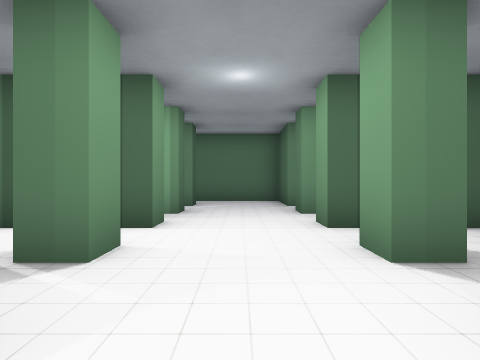
view 1 (above)

18 first-person views from a walk through a Godot game level. The camera is 1.4 m above the floor, looks level and sees 80° across. The floor is counted in squares, 2 m on a side. Each view is taken from the middle of a square. On the plan, view 1 faces up. The plan holds only what a view shows up to about 10 squares ahead; the rest is blank. Some surface patterns are stand-ins.

view 2
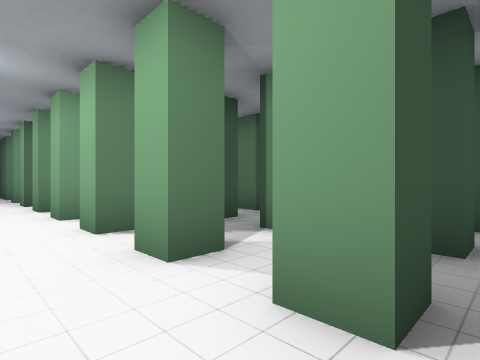

view 3
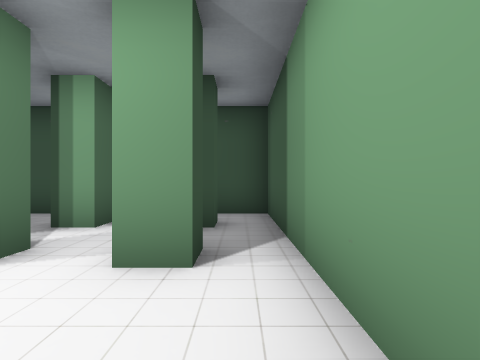

view 4
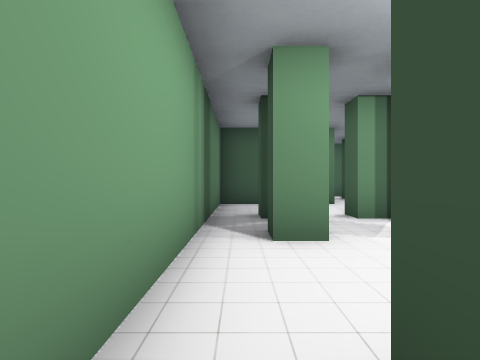

view 5
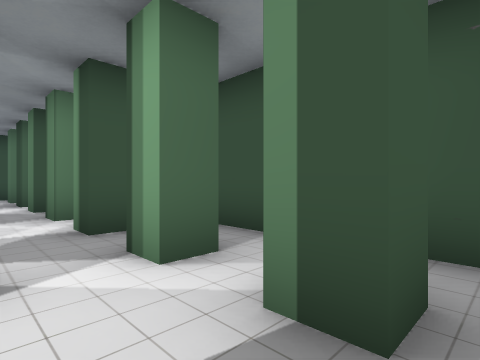

view 6
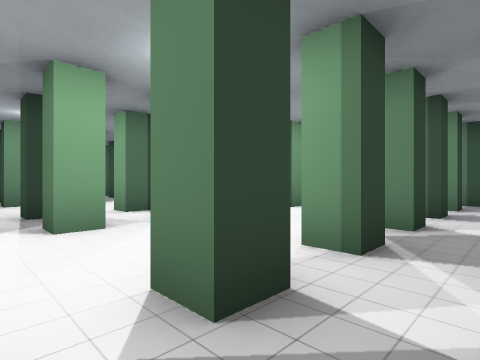

view 7
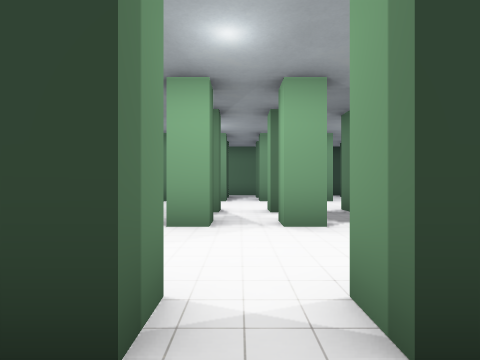

view 8
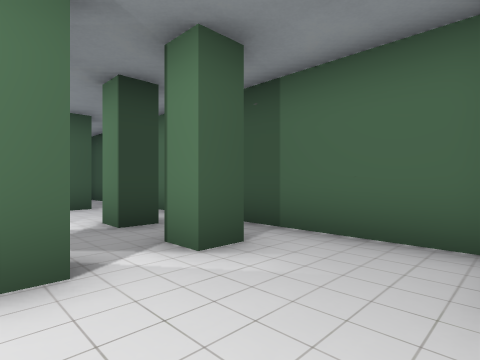

view 9
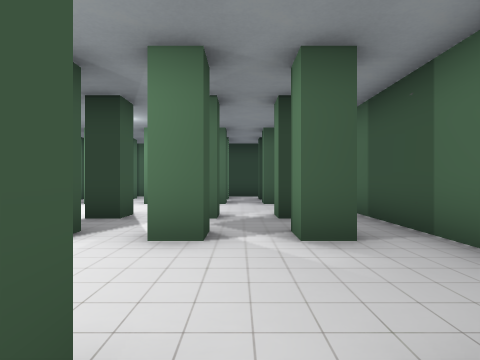

view 10
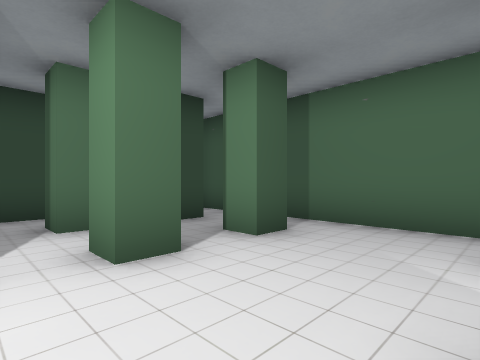

view 11
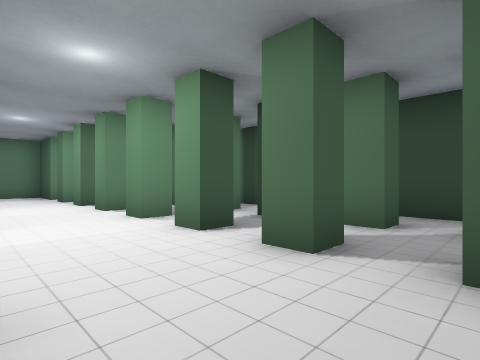

view 12
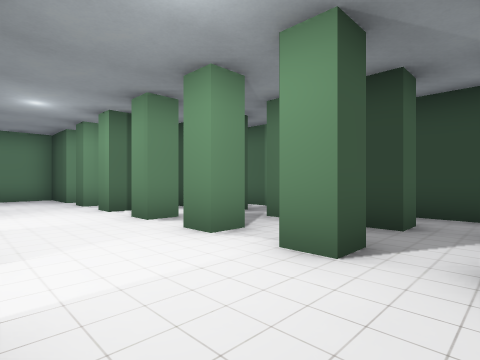

view 13
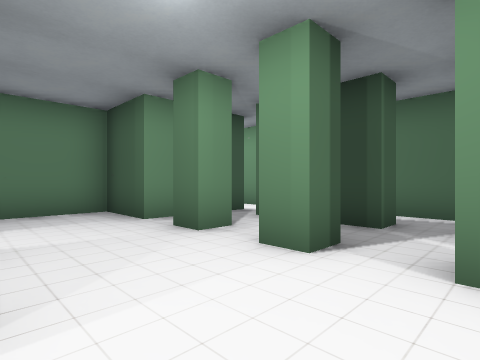

view 14
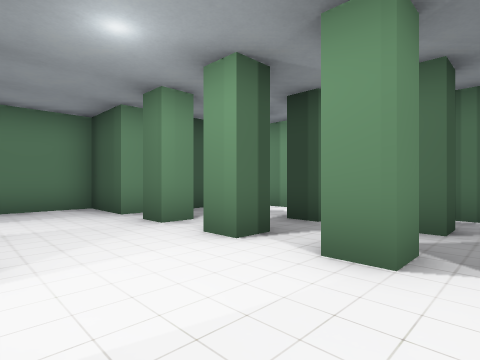

view 15
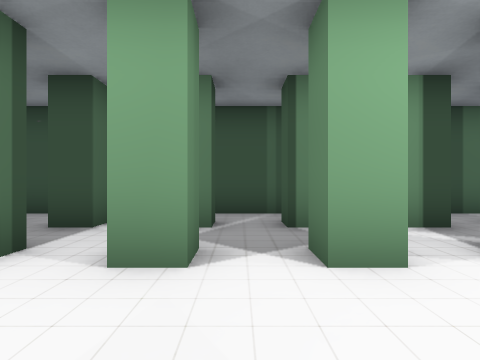

view 16
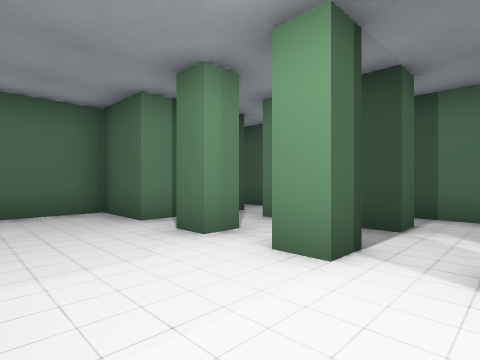

view 17
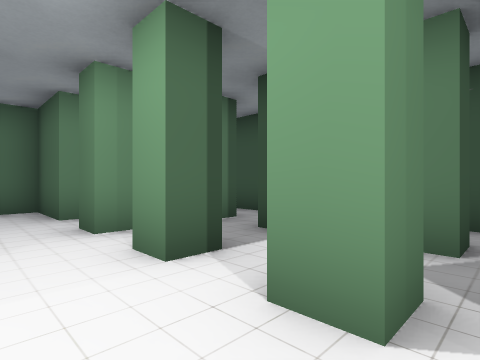

view 18
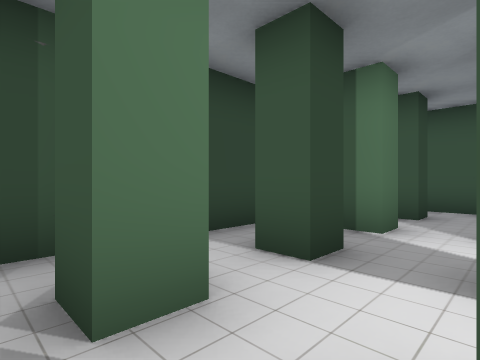

### Floor plan
Points are (right, up) in squares from view 1. A wall is a line through its corners. A room is listed if a view was taken in it or the views show most of it. See-through windows are left out.
Room 1 (views 1, 2, 3, 4, 5, 6, 7, 8, 9, 10, 11, 12, 13, 14, 15, 16, 17, 18)
walls: (-1.3, 3.1) (-1.3, 2.4) (-2, 2.4); (1.3, 1.3) (1.9, 1.3) (1.9, 0.7) (1.3, 0.7) (1.3, 1.3); (-3.9, 4.8) (-3.2, 4.8) (-3.2, 4.1); (1.9, 3.1) (1.9, 2.4) (1.3, 2.4) (1.3, 3.1); (1.3, -0.5) (1.9, -0.5) (1.9, -1.1) (1.3, -1.1) (1.3, -0.5); (-3.2, -2.2) (-3.2, -2.9) (-3.9, -2.9); (-7.1, 1.3) (-6.4, 1.3) (-6.4, 0.6); (-7.1, 3.1) (-6.4, 3.1) (-6.4, 2.4); (-7.1, -0.5) (-6.4, -0.5) (-6.4, -1.1) (-7.1, -1.1); (-3.2, 7.7) (-3.9, 7.7); (3.9, 2.4) (3.2, 2.4) (3.2, 3.1); (-1.3, -3.9) (-1.3, -4.6) (-1.9, -4.6); (1.9, 6.5) (1.9, 5.9) (1.3, 5.9) (1.3, 6.6); (3.9, 4.2) (3.2, 4.2) (3.2, 4.9); (-8.3, 3.1) (-8.3, 2.4) (-9, 2.4); (-1.3, 8.4) (-1.3, 7.7) (-2, 7.7); (-7.1, 6.6) (-6.4, 6.6) (-6.4, 5.9) (-7.1, 5.9); (-9, 4.8) (-8.3, 4.8) (-8.3, 4.2) (-9, 4.2); (3.9, -2.9) (3.2, -2.9) (3.2, -2.1); (2, -4.6) (1.3, -4.6) (1.3, -3.9); (-6.4, 8.4) (-6.4, 7.7) (-7.1, 7.7); (-4.4, 9.5) (-7.2, 9.5); (5, 6) (5, 8.8); (-10.1, 2.8) (-10.1, 1.9); (-10.1, 1) (-10.1, -0.9); (3.9, 7.7) (1.3, 7.7) (1.3, 9.5) (-4.1, 9.5); (3.9, -4.6) (3.2, -4.6) (3.2, -3.9); (-9, -3.8) (-6.4, -3.8) (-6.4, -5.6) (5, -5.6) (5, 4.5); (-10.1, -2.4) (-10.1, -3); (-7.6, 9.5) (-8.6, 9.5); (-10.1, 7.2) (-10.1, 4.4); (-8.9, 9.5) (-9.8, 9.5)
ways out: opening at (4, 8.5)

Positions as (right, up) in squares from view 1, and headings:
1: (0, 0), facing up
2: (0, -5), facing up-right
3: (-1, -5), facing right
4: (2, -5), facing left
5: (2, -5), facing up-right
6: (3, -2), facing up-left
7: (3, 0), facing left
8: (1, 6), facing up-left
9: (2, 7), facing left
10: (-4, 5), facing up-left
11: (-4, 8), facing down-left
12: (-4, 6), facing down-left
13: (-4, 1), facing down-left
14: (-4, 2), facing down-left
15: (-1, 2), facing right
16: (-1, 3), facing up-right
17: (0, 2), facing up-right
18: (-7, 2), facing up-left
